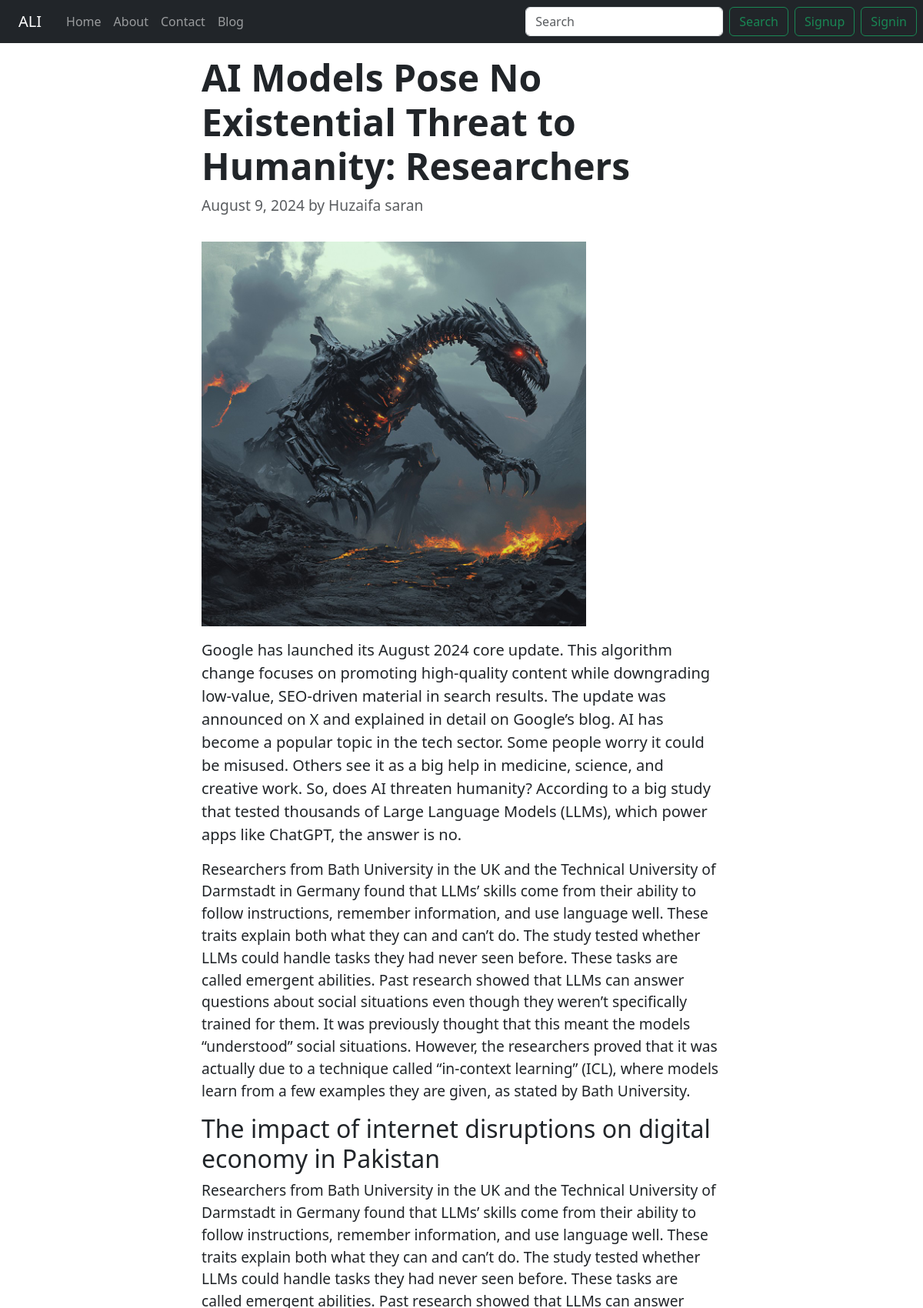
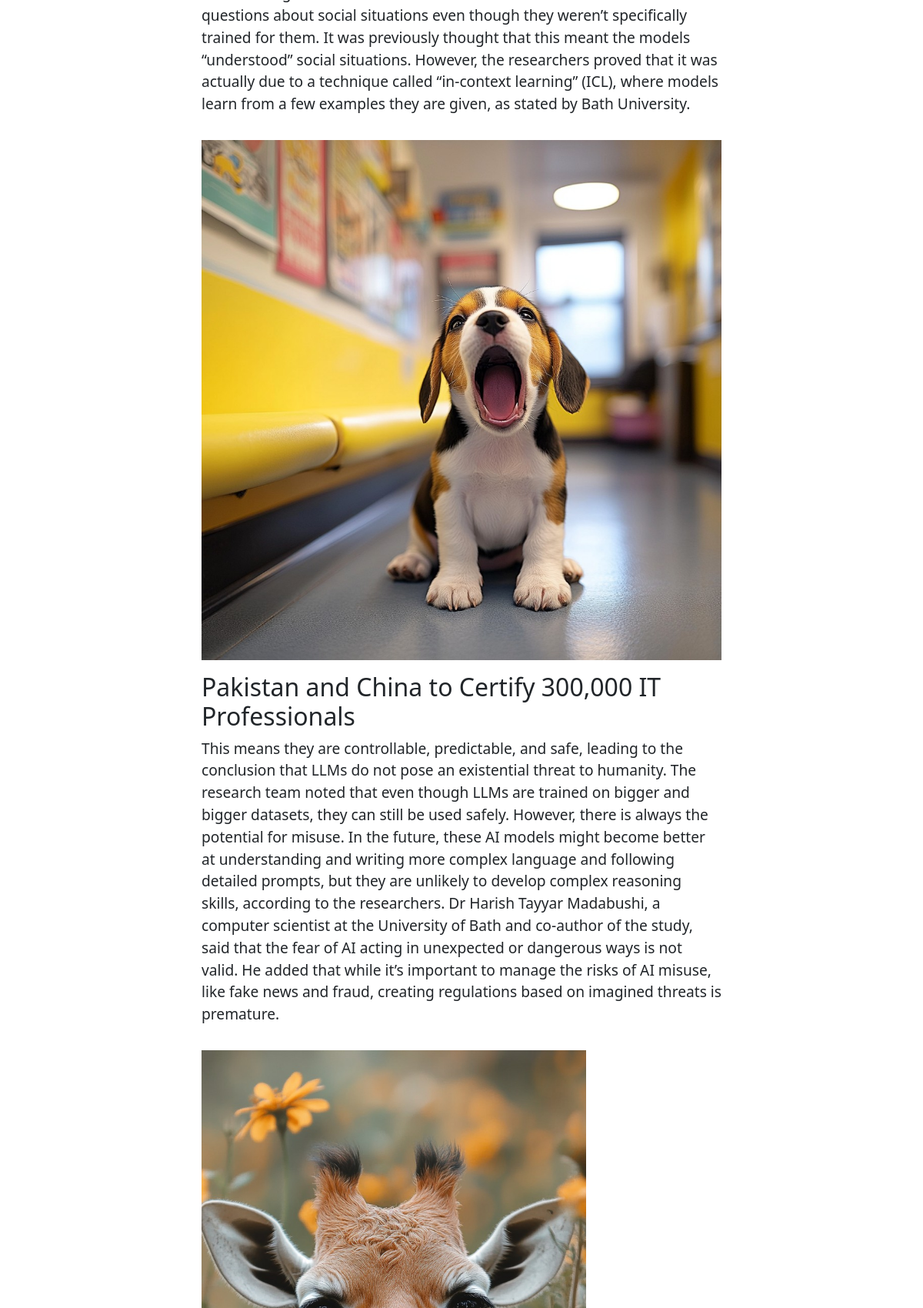
The app's page /blog/second/ (upper part) with its own data (2 pictures, top to bottom).
### ali/models.py (models this page shows, shortened)
class Post(models.Model):
    sno = models.AutoField(primary_key=True)
    title = models.CharField(max_length=255)
    author = models.CharField(max_length=50)
    intro = models.TextField(help_text="Short introduction or overview", null=True, blank=True)
    content = models.TextField(help_text="Main content of the article", null=True, blank=True)
    image1 = models.ImageField(upload_to='static/', null=True, blank=True, help_text="Main image")
    section1_title = models.CharField(max_length=255, blank=True, null=True, help_text="Title for section 1")
    section1_content = models.TextField(blank=True, null=True, help_text="Content for section 1")
    image2 = models.ImageField(upload_to='static/', null=True, blank=True, help_text="Image for section 1")
    section2_title = models.CharField(max_length=255, blank=True, null=True, help_text="Title for section 2")
    section2_content = models.TextField(blank=True, null=True, help_text="Content for section 2")
    image3 = models.ImageField(upload_to='static/', null=True, blank=True, help_text="Image for section 2")
    slug = models.SlugField(unique=True, max_length=150, null=True, blank=True)
    time_stamp = models.DateTimeField(auto_now_add=True)

### blog/views.py (the view)
# urls.py: path('<str:slug>/', views.blogpost, name='home'),
def blogpost(request, slug):
    post = Post.objects.filter(slug=slug).first()
    comments = PostComment.objects.filter(post=post, parent=None)
    replies = PostComment.objects.filter(post=post).exclude(parent=None)
    repDict = {}
    for reply in replies:
        if reply.parent.postSno not in repDict.keys():
            repDict[reply.parent.postSno] = [reply]
        else:
            repDict[reply.parent.postSno].append(reply)
    return render(request, 'ali/blogpost.html', {'post': post, "comments": comments, "user": request.user, "count": len(comments), "repDict": repDict})

### blog/templatetags/get_dict.py (called while the page is built)
@register.filter(name='get_val')
def get_val(dict, key):
    return dict.get(key)

### templates/ali/blogpost.html (shortened to what this page needs)
{% extends 'basic.html' %}
{% block body %}
{% load humanize %}
{% load get_dict %}
<div class="container my-3 col-md-8 col-lg-7">
    <article class="blog-post">
        <h1 class="display-5 font-weight-bold" style="font-weight: 700;">{{ post.title }}</h1>
        <p class="text-muted">{{ post.time_stamp|date:"F j, Y" }} by {{ post.author }}</p>
        {% if post.image3 %}
        <img src="{{ post.image3.url }}" alt="Description" style="width: 500px; height: auto;" class="img-fluid my-3">
        {% endif %}
        <p class="lead">{{ post.intro|safe }}</p>
        <p>{{ post.content }}</p>
        {% if post.section1_title %}
        <h2>{{ post.section1_title }}</h2>
        <p>{{ post.section1_content }}</p>
        {% if post.image1 %}
        <img src="{{ post.image1.url }}" alt="Section 1 Image" class="img-fluid my-3">
        {% endif %}
        {% endif %}
        {% if post.section2_title %}
        <h2>{{ post.section2_title }}</h2>
        <p>{{ post.section2_content }}</p>
        {% if post.image2 %}
        <img src="{{ post.image2.url }}" alt="Description" style="width: 500px; height: auto;" class="img-fluid my-3">
        {% endif %}
        {% endif %}
    </article>
</div>
    {% endblock %}

### templates/ali/blogpost.html (style rules this page uses)
p { font-size: larger; font-family: Impact, Haettenschweiler 'Arial Narrow Bold', sans-serif; font-weight: 400; }

### records on screen
Post: title "AI Models Pose No Existential Threat to Humanity: Researchers", time_stamp "August 9, 2024", author "Huzaifa saran", image3 (picture), intro "Google has launched its August 2024 core update. This algorithm change focuses on promoting high-quality content while downgrading low-value, SEO-driven material in search results. The update was announced on X and explained in detail on Google’s blog. AI has become a popular topic in the tech sector. Some people worry it could be misused. Others see it as a big help in medicine, science, and creative work. So, does AI threaten humanity? According to a big study that tested thousands of Large Language Models (LLMs), which power apps like ChatGPT, the answer is no.", content "Researchers from Bath University in the UK and the Technical University of Darmstadt in Germany found that LLMs’ skills come from their ability to follow instructions, remember information, and use language well. These traits explain both what they can and can’t do. The study tested whether LLMs could handle tasks they had never seen before. These tasks are called emergent abilities. Past research showed that LLMs can answer questions about social situations even though they weren’t specifically trained for them. It was previously thought that this meant the models “understood” social situations. However, the researchers proved that it was actually due to a technique called “in-context…", section1_title "The impact of internet disruptions on digital economy in Pakistan", section1_content "Researchers from Bath University in the UK and the Technical University of Darmstadt in Germany found that LLMs’ skills come from their ability to follow instructions, remember information, and use language well. These traits explain both what they can and can’t do. The study tested whether LLMs could handle tasks they had never seen before. These tasks are called emergent abilities. Past research showed that LLMs can answer questions about social situations even though they weren’t specifically trained for them. It was previously thought that this meant the models “understood” social situations. However, the researchers proved that it was actually due to a technique called “in-context…", image1 (picture), section2_title "Pakistan and China to Certify 300,000 IT Professionals", section2_content "This means they are controllable, predictable, and safe, leading to the conclusion that LLMs do not pose an existential threat to humanity. The research team noted that even though LLMs are trained on bigger and bigger datasets, they can still be used safely. However, there is always the potential for misuse. In the future, these AI models might become better at understanding and writing more complex language and following detailed prompts, but they are unlikely to develop complex reasoning skills, according to the researchers. Dr Harish Tayyar Madabushi, a computer scientist at the University of Bath and co-author of the study, said that the fear of AI acting in unexpected or dangerous…", image2 (picture)
